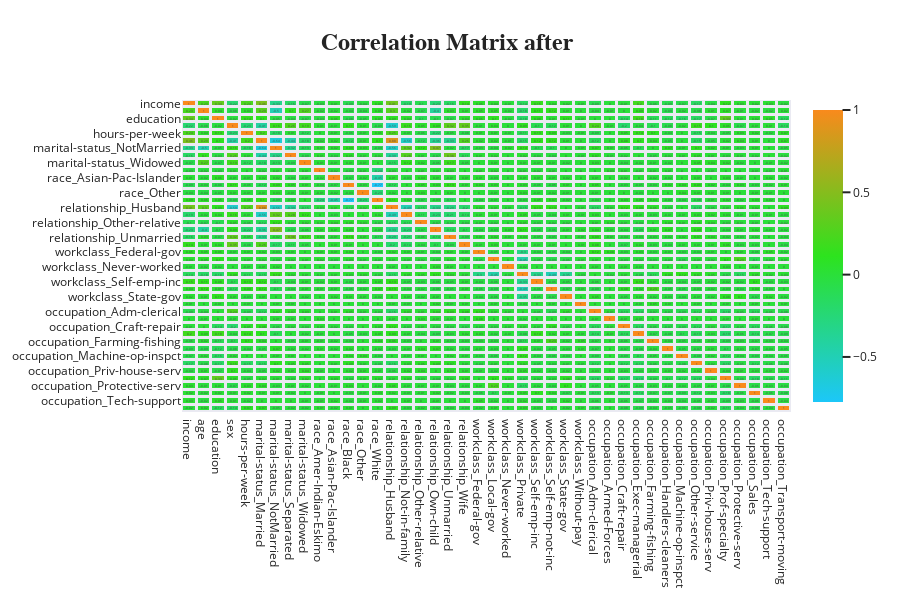

This figure's notebook cell:
### Markdown cell above
## Correlation matrix after preprocessing

### Code cell
corr_after = df.corr()
fig = go.Figure(data= go.Heatmap(z=corr_after,
                                 x=corr_after.index.values,
                                 y=corr_after.columns.values,
                                 colorscale=colors,
                                 text = corr_after.round(2), texttemplate="%{text}", xgap=3, ygap=3
                                 )
                )
fig.update_layout(title_text='<b>Correlation Matrix after <b>',
                  title_x=0.5,
                  titlefont={'size': 24, 'family': 'Courier New'},
                  width=900, height=600,
                  xaxis_showgrid=False,
                  yaxis_showgrid=False,
                  yaxis_autorange='reversed', 
                  paper_bgcolor=None,
                  template='seaborn'
                  )

### Figure 1 — Plotly figure (JSON) as saved in the notebook; plotly's stock layout.template omitted (floating-point values rounded to 4 significant figures; data arrays with more than 128 entries replaced by an {"elided": "..."} marker saying what was removed)
{"data": [{"colorscale": [[0, "#1CC7F9"], [0.5, "#2DE31E"], [1, "#F98A1C"]], "text": {"elided": "42x42 float values"}, "texttemplate": "%{text}", "type": "heatmap", "x": ["income", "age", "education", "sex", "hours-per-week", "marital-status_Married", "marital-status_NotMarried", "marital-status_Separated", "marital-status_Widowed", "race_Amer-Indian-Eskimo", "race_Asian-Pac-Islander", "race_Black", "race_Other", "race_White", "relationship_Husband", "relationship_Not-in-family", "relationship_Other-relative", "relationship_Own-child", "relationship_Unmarried", "relationship_Wife", "workclass_Federal-gov", "workclass_Local-gov", "workclass_Never-worked", "workclass_Private", "workclass_Self-emp-inc", "workclass_Self-emp-not-inc", "workclass_State-gov", "workclass_Without-pay", "occupation_Adm-clerical", "occupation_Armed-Forces", "occupation_Craft-repair", "occupation_Exec-managerial", "occupation_Farming-fishing", "occupation_Handlers-cleaners", "occupation_Machine-op-inspct", "occupation_Other-service", "occupation_Priv-house-serv", "occupation_Prof-specialty", "occupation_Protective-serv", "occupation_Sales", "occupation_Tech-support", "occupation_Transport-moving"], "xgap": 3, "y": ["income", "age", "education", "sex", "hours-per-week", "marital-status_Married", "marital-status_NotMarried", "marital-status_Separated", "marital-status_Widowed", "race_Amer-Indian-Eskimo", "race_Asian-Pac-Islander", "race_Black", "race_Other", "race_White", "relationship_Husband", "relationship_Not-in-family", "relationship_Other-relative", "relationship_Own-child", "relationship_Unmarried", "relationship_Wife", "workclass_Federal-gov", "workclass_Local-gov", "workclass_Never-worked", "workclass_Private", "workclass_Self-emp-inc", "workclass_Self-emp-not-inc", "workclass_State-gov", "workclass_Without-pay", "occupation_Adm-clerical", "occupation_Armed-Forces", "occupation_Craft-repair", "occupation_Exec-managerial", "occupation_Farming-fishing", "occupation_Handlers-cleaners", "occupation_Machine-op-inspct", "occupation_Other-service", "occupation_Priv-house-serv", "occupation_Prof-specialty", "occupation_Protective-serv", "occupation_Sales", "occupation_Tech-support", "occupation_Transport-moving"], "ygap": 3, "z": {"elided": "42x42 float values"}}], "layout": {"height": 600, "title": {"font": {"family": "Courier New", "size": 24}, "text": "<b>Correlation Matrix after <b>", "x": 0.5}, "width": 900, "xaxis": {"showgrid": false}, "yaxis": {"autorange": "reversed", "showgrid": false}}}
